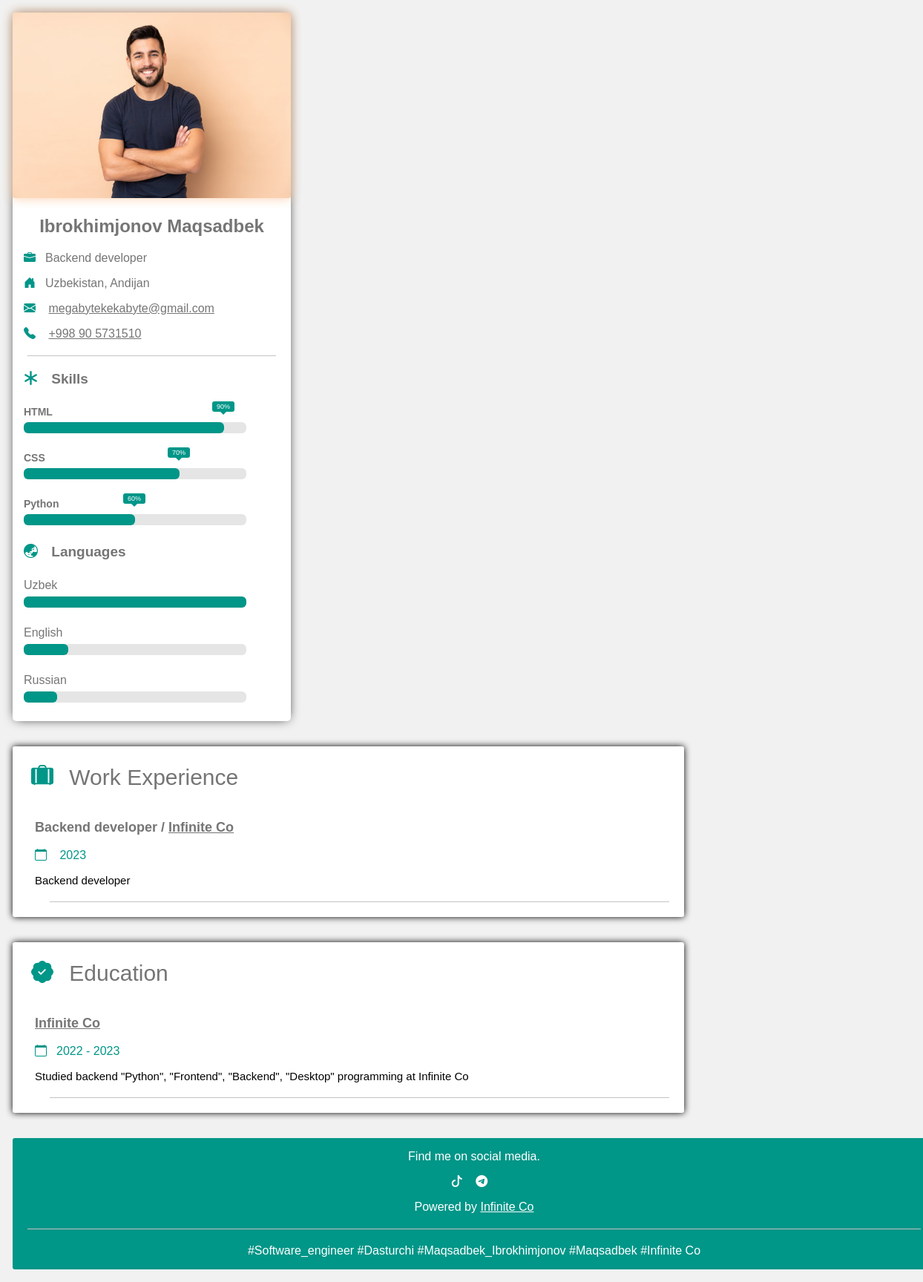
The page / on the database its author committed.
### app/models.py (models this page shows, shortened)
class Profile(models.Model):
    user = models.CharField(max_length=30)
    profile_image = models.ImageField(default='user.png', upload_to="users/", null=True, blank=True)

class Detals(models.Model):
    direction = models.CharField(max_length=64)
    location = models.CharField(max_length=64)
    mail = models.CharField(max_length=64)
    tel = models.CharField(max_length=64)

class Skills(models.Model):
    direction_name = models.CharField(max_length=32)
    percent = models.IntegerField(default=0)
    class_name = models.CharField(max_length=32, default='')

class Languages(models.Model):
    language_name = models.CharField(max_length=32)
    percent = models.IntegerField(default=0)
    class_name = models.CharField(max_length=32, default='')

class WorkExperince(models.Model):
    direction = models.CharField(max_length=32)
    company = models.CharField(max_length=32)
    company_link = models.CharField(max_length=128, default='')
    date_time = models.CharField(max_length=32, default=0)
    about = models.CharField(max_length=512, default='')

class Educations(models.Model):
    education = models.CharField(max_length=52)
    education_link = models.CharField(max_length=128, default='')
    date_time = models.CharField(max_length=52)
    about = models.CharField(max_length=512)

class Footer(models.Model):
    company = models.CharField(max_length=128)
    company_link = models.CharField(max_length=128, default='')
    hashtags = models.TextField()

class Icons(models.Model):
    social_icons =  models.CharField(max_length=128)
    social_icons_link = models.CharField(max_length=128)

### app/views.py (the view)
# urls.py: path('', home_page, name="home_page")
def home_page(request):
    objects = Profile.objects.all()
    detals = Detals.objects.all()
    skills = Skills.objects.all()
    languages = Languages.objects.all()
    workexperince = WorkExperince.objects.all()
    educations = Educations.objects.all()
    footers = Footer.objects.all()
    icons = Icons.objects.all()
    context = {
        'objects':objects,
        'detals':detals,
        'skills':skills,
        'languages':languages,
        'workexperince':workexperince,
        'educations':educations,
        'footers':footers,
        'icons':icons
    }
    return render(request, 'index.html', context)

### templates/index.html (shortened to what this page needs)
{% load static %}
<!DOCTYPE html>
<html lang="en">
<head>
    <link rel="stylesheet" href="{% static 'style.css' %}">
    <link rel="stylesheet" href="https://cdn.jsdelivr.net/npm/bootstrap-icons@1.11.1/font/bootstrap-icons.css">
</head>
<body>
    <aside>
        {% for object in objects %}
            <div class="img-container">
                <img src="{{object.profile_image.url}}" alt="">
            </div>
            <div class="name">
                <h1>{{object.user}}</h1>
            </div>
        {% endfor %}
        {% for detal in detals %}
            <div class="detals">
                <p><i class="bi bi-briefcase-fill"></i>{{detal.direction}}</p>
                <p><i class="bi bi-house-door-fill"></i>{{detal.location}}</p>
                <p><i class="bi bi-envelope-fill"></i> <a href="https://mail.google.com/mail/u/0/#inbox" target="_blank">{{detal.mail}}</a></p>
                <p><i class="bi bi-telephone-fill"></i> <a href="tel:{{detal.tel}}">{{detal.tel}}</a></p>
            </div>
        {% endfor %}
        <hr>
        <h3><i class="bi bi-asterisk"></i> Skills</h3>
        {% for skill in skills %}
            <div class="container">
                <div class="skill-box">
                    <span class="title">{{skill.direction_name}}</span>
                    <div class="skill-bar">
                        <span class="skill-per {{skill.class_name}}">
                            <span class="tooltip">{{skill.percent}}%</span>
                        </span>
                    </div>
                </div>
            </div>
        {% endfor %}
        <h3><i class="bi bi-globe-asia-australia"></i> Languages</h3>
        {% for language in languages %}
            <div class="container-languages">
                <div class="language-box">
                    <span class="language-title">{{language.language_name}}</span>
                    <div class="language-bar">
                        <span class="language-per {{language.class_name}}">
                        </span>
                    </div>
                </div>
            </div>
        {% endfor %}
    </aside>
    <section>
        <h1 class="work-experience">
            <i class="bi bi-suitcase-lg-fill"></i> Work Experience
        </h1>
        {% for work in workexperince %}
            <div class="about-work-experience">
                <div class="company">
                    <p>
                        {{work.direction}} / <span style="text-decoration: underline;"><a href="{{work.company_link}}" target="_blank">{{work.company}}</a></span>
                    </p>
                </div>
                <div class="date-about">
                    <p><i class="bi bi-calendar"></i> {{work.date_time}}</p>
                    <p>{{work.about}}</p>
                </div>
                <hr>
            </div>
        {% endfor %}
    </section>
    <section>
        <h1 class="education">
            <i class="bi bi-patch-check-fill"></i> Education
        </h1>
        {% for education in educations %}
            <div class="about-work-experience">
                <div class="company">
                    <p>
                        <span style="text-decoration: underline;"><a href="{{education.education_link}}" target="_blank">{{education.education}}</a></span>
                    </p>
                </div>
                <div class="date-about">
                    <p><i class="bi bi-calendar"></i>{{education.date_time}}</p>
                    <p>{{education.about}}</p>
                </div>
                <hr>
            </div>
        {% endfor %}
    </section>
    <footer>
        {% for footer in footers %}
            <p>Find me on social media.</p>
            {% for icon in icons %}
                <a href="{{icon.social_icons_link}}" target="_blank"><i class="{{icon.social_icons}}"></i></a>
            {% endfor %}
            <p>Powered by <a href="{{footer.company_link}}" target="_blank">{{footer.company}}</a></p>
            <hr>
            <p>
                {{footer.hashtags}}
            </p>
        {% endfor %}
    </footer>
</body>
</html>

### static/style.css (style rules this page uses)
* { font-family: 'Poppins', sans-serif; color: #757575 !important; }
body { margin: 0; padding: 0; box-sizing: border-box; height: 150vh; background-color: #f1f1f1; }
aside { width: 375px; height: auto; margin: 17px; box-shadow: 0 0 15px -4px #000; border-radius: 5px; float: left; background-color: #fff; }
.img-container { width: 100%; height: auto; object-fit: contain; }
.img-container img { width: 100%; height: 100%; border-radius: 3px; box-shadow: 0 0 15px #facfad; }
.name { width: 100%; text-align: center; }
.detals { margin-left: 15px; }
aside h3 { margin-left: 15px; font-size: 19px; }
hr { border: 0; border-top: 1px solid #c5c3c3; margin: 20px 20px; }
.container { position: relative; max-width: 300px; width: 100%; margin: 0 15px; border-radius: 5px; }
.container .skill-box { width: 100%; margin: 25px 0; }
.skill-box .title { display: block; font-size: 14px; font-weight: 600; color: #333; }
.skill-box .skill-bar { height: 15px; width: 100%; border-radius: 6px; margin-top: 6px; background: rgb(0, 0, 0, 0.1); }
.skill-bar .skill-per { position: relative; display: block; width: 90%; height: 100%; border-radius: 6px; background: #009688; animation: progress 0.4s ease-in-out forwards; opacity: 0; }
.skill-per .tooltip { position: absolute; right: -14px; top: -28px; font-size: 9px; font-weight: 500; color: #fff; padding: 2px 6px; border-radius: 3px; background: #009688; color: #fff !important; z-index: 1; }
.skill-per.css { width: 70%; animation-delay: 0.1s; }
.skill-per.python { width: 50%; animation-delay: 0.3s; }
.tooltip::before { content: ''; position: absolute; left: 50%; bottom: -2px; height: 10px; width: 10px; z-index: -1; background-color: #009688; transform: translateX(-50%) rotate(45deg); }
.container-languages { position: relative; max-width: 300px; width: 100%; margin: 0 15px; border-radius: 5px; }
.container-languages .language-box { width: 100%; margin: 25px 0; }
.language-box .language-bar { height: 15px; width: 100%; border-radius: 6px; margin-top: 6px; background: rgb(0, 0, 0, 0.1); }
.language-bar .language-per { position: relative; display: block; width: 100%; height: 100%; border-radius: 6px; background: #009688; animation: progress-language 0.4s ease-in-out forwards; opacity: 0; }
.language-bar .language-per.english { width: 20%; }
.language-bar .language-per.russian { width: 15%; }
.language-per.uzbek { width: 100%; animation-delay: 0.1s; }
section { width: 100%; max-width: 905px; min-width: 375px; height: auto; box-shadow: 0 0 10px #000; float: left; margin: 17px; background-color: #fff; border-radius: 3px; }
.work-experience, .education { margin-left: 25px; font-size: 30px; font-weight: 100; }
.about-work-experience { margin-left: 30px; }
.about-work-experience .company { font-weight: 700; margin-top: 40px; font-size: 18px; }
.date-about p:nth-child(1), i { color: #009688 !important; }
i { padding-right: 13px; }
.date-about p:nth-child(2) { color: #000 !important; font-size: 15px; }
footer { width: 100%; max-width: 1320px; min-width: 375px; height: auto; background: #009688; display: inline-block; margin: 17px; border-radius: 3px; text-align: center; }
footer p, footer a, footer i { color: #fff !important; }

### rows shown on the page
Profile: profile_image (picture), user "Ibrokhimjonov Maqsadbek"
Detals: direction "Backend developer", location "Uzbekistan, Andijan", mail "megabytekekabyte@gmail.com", tel "+998 90 5731510"
Skills: direction_name "HTML", percent "90"
Skills: direction_name "CSS", percent "70"
Skills: direction_name "Python", percent "60"
Languages: language_name "Uzbek"
Languages: language_name "English"
Languages: language_name "Russian"
WorkExperince: direction "Backend developer", company "Infinite Co", date_time "2023", about "Backend developer"
Educations: education "Infinite Co", date_time "2022 - 2023", about "Studied backend \"Python\", \"Frontend\", \"Backend\", \"Desktop\" programming at Infinite Co"
Footer: company "Infinite Co", hashtags "#Software_engineer #Dasturchi #Maqsadbek_Ibrokhimjonov #Maqsadbek #Infinite Co"
